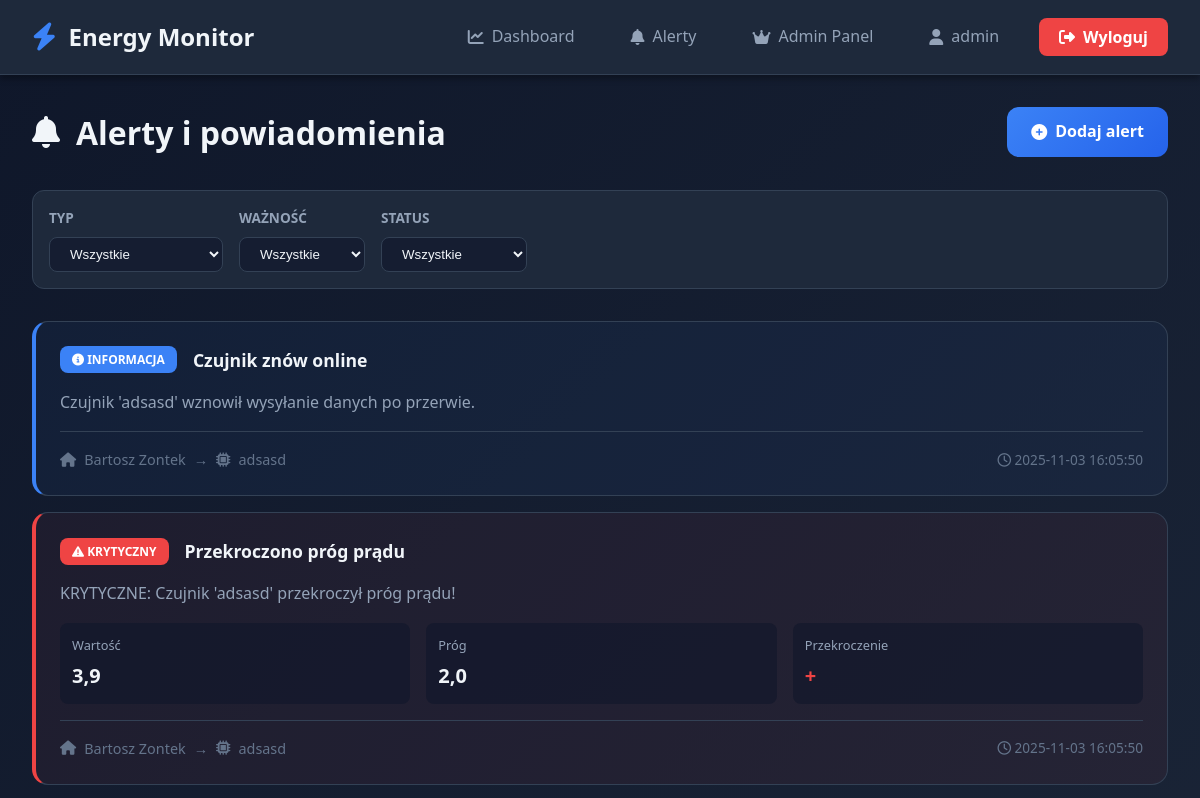
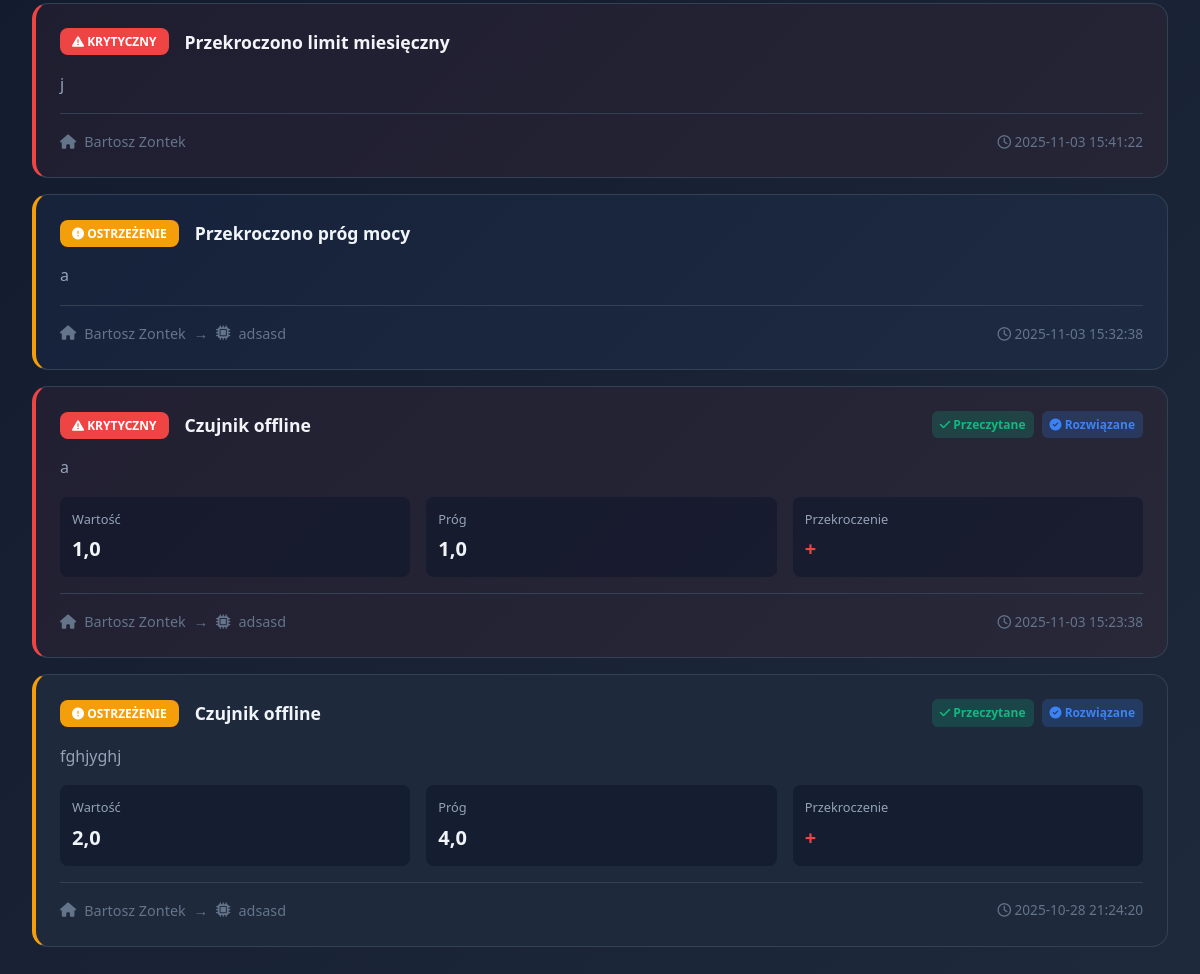
Page /api/alerts/ (signed in) on the earlier database version (2 pictures, top to bottom).
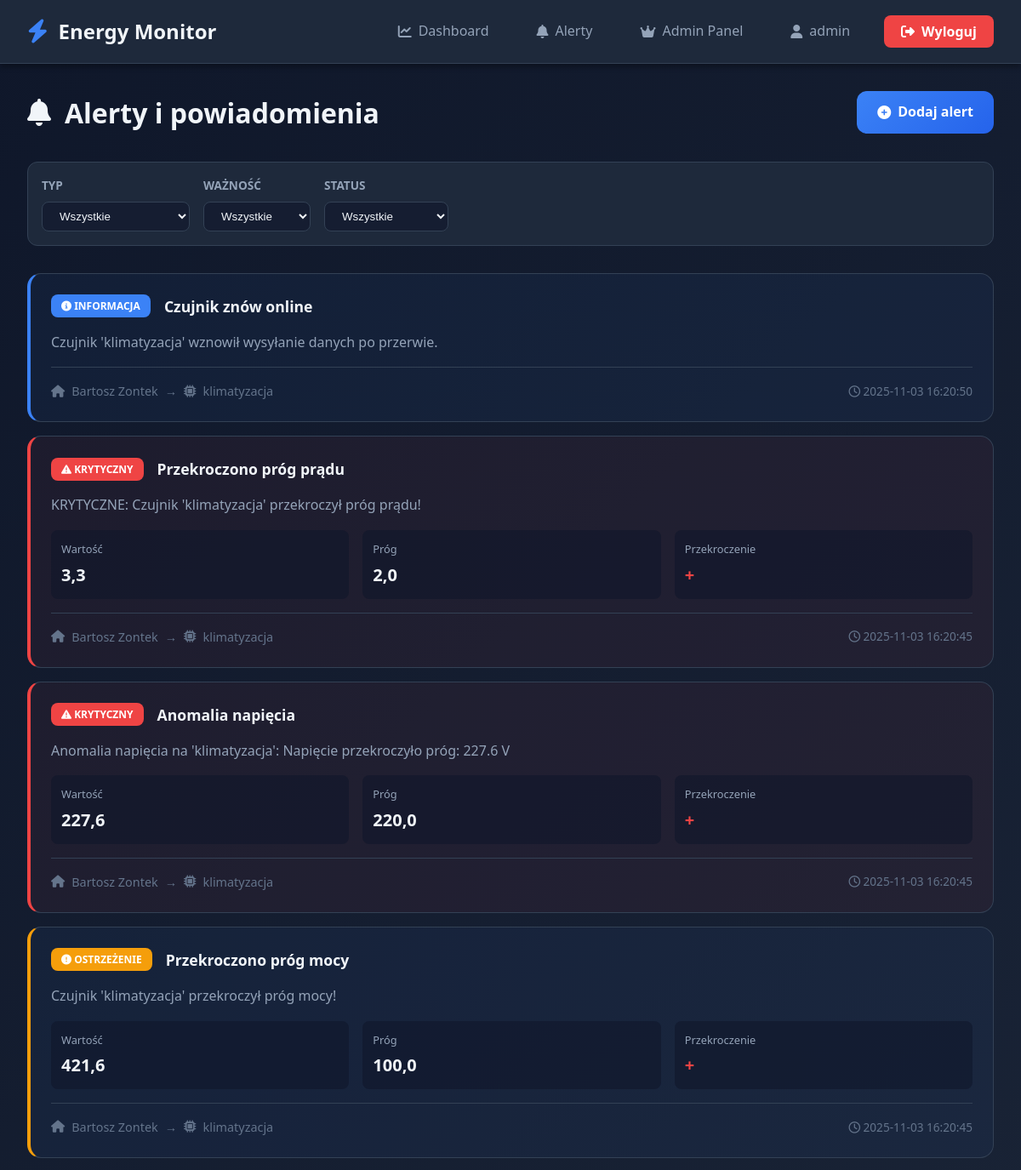
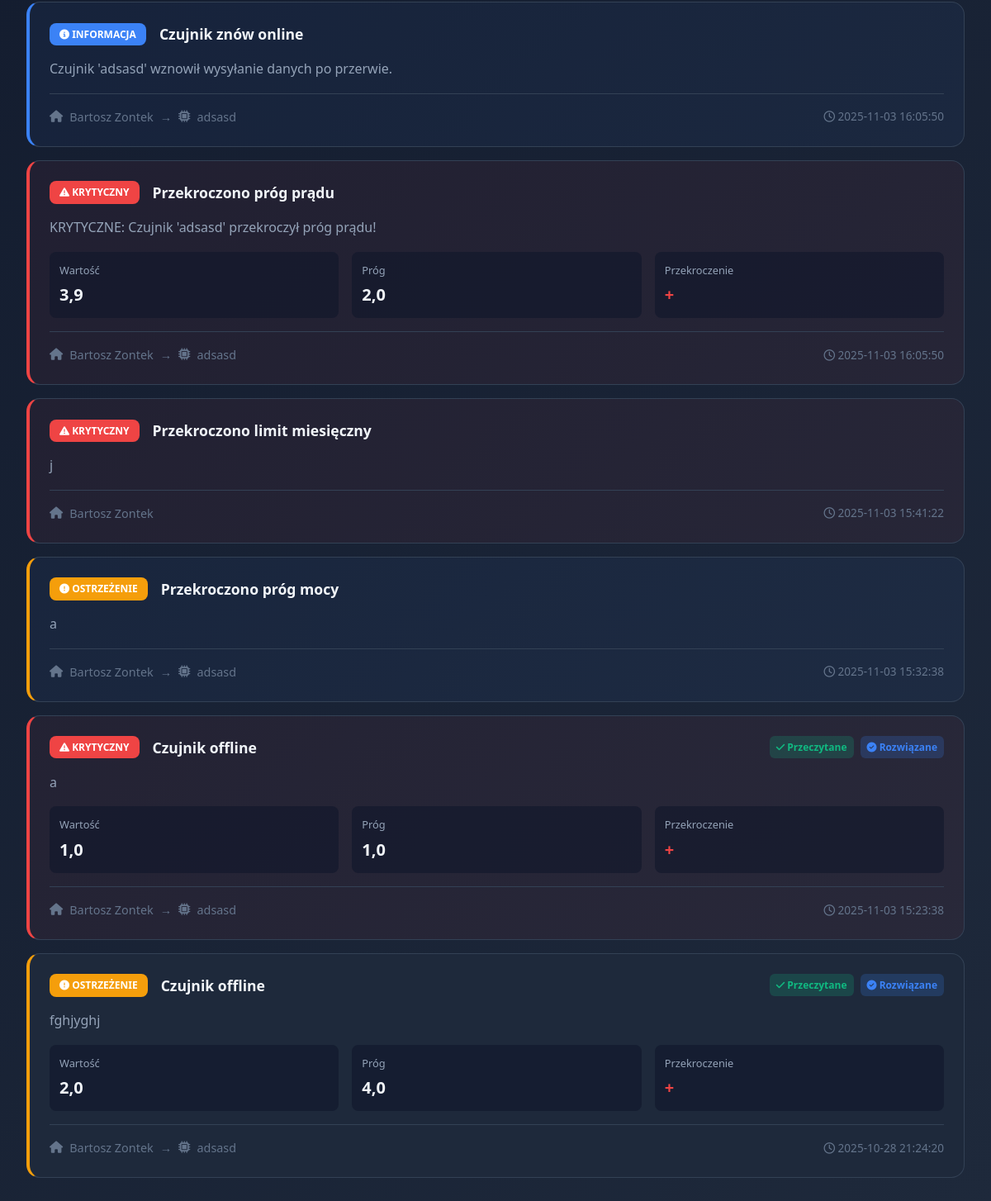
Same page on the later database version (2 pictures, top to bottom).
### sensors/models.py (models this page shows, shortened)
class Alert(models.Model):
    ALERT_TYPES = [
        ('power_high', 'Przekroczono próg mocy'),
        ('current_high', 'Przekroczono próg prądu'), # NOWY TYP
        ('voltage_anomaly', 'Anomalia napięcia'),
        ('monthly_limit', 'Przekroczono limit miesięczny'),
        ('sensor_offline', 'Czujnik offline'),
        ('sensor_online', 'Czujnik znów online'),
        ('anomaly', 'Inna anomalia'),
    ]
    SEVERITY = [
        ('info', 'Informacja'),
        ('warning', 'Ostrzeżenie'),
        ('critical', 'Krytyczny'),
    ]
    house = models.ForeignKey(House, on_delete=models.CASCADE, related_name='alerts')
    sensor = models.ForeignKey(
        Sensor,
        on_delete=models.CASCADE,
        related_name='alerts',
        null=True,
        blank=True
    )
    alert_type = models.CharField(max_length=20, choices=ALERT_TYPES, verbose_name="Typ alertu")
    severity = models.CharField(max_length=10, choices=SEVERITY, default='warning', verbose_name="Ważność")
    message = models.TextField(verbose_name="Wiadomość")
    value = models.FloatField(null=True, blank=True, verbose_name="Wartość")
    threshold = models.FloatField(null=True, blank=True, verbose_name="Próg")
    created_at = models.DateTimeField(auto_now_add=True, verbose_name="Data utworzenia")
    is_read = models.BooleanField(default=False, verbose_name="Przeczytane")
    is_resolved = models.BooleanField(default=False, verbose_name="Rozwiązane")
    email_sent = models.BooleanField(default=False, verbose_name="Email wysłany")
    class Meta:
        verbose_name = "Alert"
        verbose_name_plural = "Alerty"
        ordering = ['-created_at']
        indexes = [
            models.Index(fields=['house', '-created_at']),
            models.Index(fields=['is_read', 'is_resolved']),
        ]

class House(models.Model):
    user = models.ForeignKey(User, on_delete=models.CASCADE, related_name='houses')
    name = models.CharField(max_length=100, verbose_name="Nazwa")
    address = models.CharField(max_length=255, blank=True, verbose_name="Adres")
    created_at = models.DateTimeField(auto_now_add=True, verbose_name="Data utworzenia")
    price_per_kwh = models.FloatField(default=0.80, verbose_name="Cena za kWh [PLN]")
    monthly_limit_kwh = models.FloatField(
        null=True,
        blank=True,
        verbose_name="Limit miesięczny [kWh]",
        help_text="Alert gdy przekroczono limit"
    )
    alert_email = models.EmailField(
        blank=True,
        verbose_name="Email do alertów",
        help_text="Jeśli pusty, użyje email użytkownika"
    )
    class Meta:
        verbose_name = "Dom"
        verbose_name_plural = "Domy"
        ordering = ['name']

class Sensor(models.Model):
    house = models.ForeignKey(House, on_delete=models.CASCADE, related_name='sensors')
    sensor_id = models.CharField(
        max_length=100,
        unique=True,
        null=True,
        blank=True,
        verbose_name="ID czujnika"
    )
    name = models.CharField(max_length=100, verbose_name="Nazwa")
    description = models.TextField(blank=True, verbose_name="Opis")
    created_at = models.DateTimeField(auto_now_add=True, verbose_name="Data dodania")
    is_active = models.BooleanField(default=True, verbose_name="Aktywny")
    location = models.CharField(
        max_length=100,
        blank=True,
        verbose_name="Lokalizacja",
        help_text="Np. 'Salon', 'Kuchnia', 'Piwnica'"
    )
    icon = models.CharField(
        max_length=50,
        default='microchip',
        verbose_name="Ikona",
        help_text="Nazwa ikony Font Awesome (bez 'fa-')"
    )
    color = models.CharField(
        max_length=7,
        default='#3b82f6',
        verbose_name="Kolor",
        help_text="Hex color, np. #3b82f6"
    )
    power_threshold = models.FloatField(
        null=True,
        blank=True,
        verbose_name="Próg mocy [W]",
        help_text="Alert gdy moc przekroczy tę wartość"
    )
    current_max_threshold = models.FloatField(
        null=True,
        blank=True,
        verbose_name="Max. prąd [A]",
        help_text="Alert gdy prąd (natężenie) wzrośnie powyżej tej wartości (np. 10)"
    )
    voltage_min_threshold = models.FloatField(
        null=True,
        blank=True,
        verbose_name="Min. napięcie [V]",
        help_text="Alert gdy napięcie spadnie poniżej tej wartości"
    )
    voltage_max_threshold = models.FloatField(
        null=True,
        blank=True,
        verbose_name="Max. napięcie [V]",
        help_text="Alert gdy napięcie wzrośnie powyżej tej wartości"
    )
    offline_threshold_seconds = models.PositiveIntegerField(
        default=30, # Domyślnie 30 sekund
        verbose_name="Próg offline [s]",
        help_text="Po ilu sekundach bez pomiaru uznać czujnik za offline (np. 30)"
    )
    class Meta:
        verbose_name = "Czujnik"
        verbose_name_plural = "Czujniki"
        ordering = ['house', 'name']

### sensors/views.py (the view)
# urls.py: path('alerts/', alerts_view, name='alerts'),
@login_required
def alerts_view(request):
    alerts = Alert.objects.filter(house__user=request.user).order_by('-created_at')
    filter_type = request.GET.get('type')
    filter_severity = request.GET.get('severity')
    filter_status = request.GET.get('status')
    if filter_type: alerts = alerts.filter(alert_type=filter_type)
    if filter_severity: alerts = alerts.filter(severity=filter_severity)
    if filter_status == 'unread': alerts = alerts.filter(is_read=False)
    elif filter_status == 'resolved': alerts = alerts.filter(is_resolved=True)
    elif filter_status == 'active': alerts = alerts.filter(is_read=False, is_resolved=False)
    context = {'alerts': alerts[:50], 'filter_type': filter_type, 'filter_severity': filter_severity, 'filter_status': filter_status}
    return render(request, 'alerts.html', context)

### templates/alerts.html (shortened to what this page needs)
{% extends 'base.html' %}
{% block content %}
<div class="alerts-header">
  <h1><i class="fas fa-bell"></i> Alerty i powiadomienia</h1>
  <a href="{% url 'alert_create' %}" class="btn-create">
    <i class="fas fa-plus-circle"></i> Dodaj alert
  </a>
</div>
<div class="filters">
  <div class="filter-group">
    <label>Typ</label>
    <select class="filter-select" onchange="applyFilters('type', this.value)">
      <option value="">Wszystkie</option>
    </select>
  </div>
  <div class="filter-group">
    <label>Ważność</label>
    <select class="filter-select" onchange="applyFilters('severity', this.value)">
      <option value="">Wszystkie</option>
    </select>
  </div>
  <div class="filter-group">
    <label>Status</label>
    <select class="filter-select" onchange="applyFilters('status', this.value)">
      <option value="">Wszystkie</option>
    </select>
  </div>
</div>
{% if alerts %}
<div class="alerts-list">
  {% for alert in alerts %}
  <div class="alert-card {% if not alert.is_read %}unread{% endif %} {% if alert.severity == 'critical' %}critical{% elif alert.severity == 'warning' %}warning{% endif %}">
    <div class="alert-header">
      <div class="alert-title">
        <span class="severity-badge {{ alert.severity }}">
          {% if alert.severity == 'critical' %}
            <i class="fas fa-exclamation-triangle"></i>
          {% elif alert.severity == 'warning' %}
            <i class="fas fa-exclamation-circle"></i>
          {% else %}
            <i class="fas fa-info-circle"></i>
          {% endif %}
          {{ alert.get_severity_display }}
        </span>
        <span class="alert-type">{{ alert.get_alert_type_display }}</span>
      </div>
      <div class="alert-badges">
        {% if alert.is_read %}
          <span class="badge read"><i class="fas fa-check"></i> Przeczytane</span>
        {% endif %}
        {% if alert.is_resolved %}
          <span class="badge resolved"><i class="fas fa-check-circle"></i> Rozwiązane</span>
        {% endif %}
      </div>
    </div>
    <p class="alert-message">{{ alert.message }}</p>
    {% if alert.value and alert.threshold %}
    <div class="alert-value">
      <div class="value-box">
        <label>Wartość</label>
        <div class="value">{{ alert.value|floatformat:1 }}</div>
      </div>
      <div class="value-box">
        <label>Próg</label>
        <div class="value">{{ alert.threshold|floatformat:1 }}</div>
      </div>
      <div class="value-box">
        <label>Przekroczenie</label>
        <div class="value" style="color: #ef4444;">+{{ alert.value|floatformat:1|add:"-"|add:alert.threshold|floatformat:1 }}</div>
      </div>
    </div>
    {% endif %}
    <div class="alert-meta">
      <div class="alert-location">
        <i class="fas fa-home"></i>
        <span>{{ alert.house.name }}</span>
        {% if alert.sensor %}
          <span>→</span>
          <i class="fas fa-microchip"></i>
          <span>{{ alert.sensor.name }}</span>
        {% endif %}
      </div>
      <div class="alert-time">
        <i class="far fa-clock"></i>
        {{ alert.created_at|date:"Y-m-d H:i:s" }}
      </div>
    </div>
  </div>
  {% endfor %}
</div>
{% else %}
<div class="empty-state">
  <i class="fas fa-bell-slash"></i>
  <h3>Brak alertów</h3>
  <p>Nie masz żadnych alertów spełniających wybrane kryteria</p>
</div>
{% endif %}
{% endblock %}

### templates/base.html (shortened to what this page needs)
<!DOCTYPE html>
<html lang="pl">
<head>
  <link rel="stylesheet" href="https://cdnjs.cloudflare.com/ajax/libs/font-awesome/6.4.0/css/all.min.css">
</head>
<body>
  {% if user.is_authenticated %}
  <nav class="navbar">
    <div class="navbar-content">
      <a href="{% url 'dashboard' %}" class="navbar-brand">
        <i class="fas fa-bolt"></i>
        Energy Monitor
      </a>
      <div class="navbar-menu">
        <a href="{% url 'dashboard' %}" class="nav-link {% if request.path == '/dashboard/' %}active{% endif %}">
          <i class="fas fa-chart-line"></i>
          Dashboard
        </a>
        <a href="{% url 'alerts' %}" class="nav-link {% if request.path == '/alerts/' %}active{% endif %}">
          <i class="fas fa-bell"></i>
          Alerty
        </a>
        {% if user.is_staff %}
        <a href="{% url 'admin_dashboard' %}" class="nav-link {% if request.path == '/admin-panel/' %}active{% endif %}">
          <i class="fas fa-crown"></i>
          Admin Panel
        </a>
        {% endif %}
        <a href="{% url 'profile' %}" class="nav-link {% if request.path == '/profile/' %}active{% endif %}">
          <i class="fas fa-user"></i>
          {{ user.username }}
        </a>
        <form action="{% url 'logout' %}" method="POST" class="logout-form-wrapper">
          <button type="submit" class="btn-logout">
            <i class="fas fa-sign-out-alt"></i>
            Wyloguj
          </button>
        </form>
      </div>
    </div>
  </nav>
  {% endif %}
  <div class="container">
    {% block content %}{% endblock %}
  </div>
</body>
</html>

### templates/base.html (style rules this page uses)
* { margin: 0; padding: 0; box-sizing: border-box; }
:root { --bg-primary: #0f172a; --bg-secondary: #1e293b; --bg-tertiary: #334155; --text-primary: #f1f5f9; --text-secondary: #94a3b8; --accent: #3b82f6; --accent-hover: #2563eb; --success: #10b981; --warning: #f59e0b; --danger: #ef4444; --border: #334155; --shadow: rgba(0, 0, 0, 0.3); }
body { font-family: 'Segoe UI', Tahoma, Geneva, Verdana, sans-serif; background: linear-gradient(135deg, #0f172a 0%, #1e293b 100%); color: var(--text-primary); min-height: 100vh; line-height: 1.6; }
.navbar { background: var(--bg-secondary); border-bottom: 1px solid var(--border); padding: 1rem 2rem; position: sticky; top: 0; z-index: 1000; backdrop-filter: blur(10px); box-shadow: 0 4px 6px var(--shadow); }
.navbar-content { max-width: 1400px; margin: 0 auto; display: flex; justify-content: space-between; align-items: center; }
.navbar-brand { display: flex; align-items: center; gap: 0.75rem; font-size: 1.5rem; font-weight: 700; color: var(--text-primary); text-decoration: none; transition: transform 0.3s ease; }
.navbar-brand i { color: var(--accent); font-size: 1.75rem; }
.navbar-menu { display: flex; gap: 1.5rem; align-items: center; }
.nav-link { color: var(--text-secondary); text-decoration: none; padding: 0.5rem 1rem; border-radius: 0.5rem; transition: all 0.3s ease; display: flex; align-items: center; gap: 0.5rem; }
.btn-logout { background: var(--danger); color: white; border: none; padding: 0.5rem 1.25rem; border-radius: 0.5rem; cursor: pointer; transition: all 0.3s ease; font-weight: 600; font-family: 'Segoe UI', Tahoma, Geneva, Verdana, sans-serif; font-size: 1rem; display: inline-flex; align-items: center; gap: 0.5rem; }
.logout-form-wrapper { margin: 0; padding: 0; display: inline; }
.container { max-width: 1400px; margin: 2rem auto; padding: 0 2rem; }

Differences in the rows shown:
added Alert: severity "INFORMACJA", alert_type "Czujnik znów online", message "Czujnik 'klimatyzacja' wznowił wysyłanie danych po przerwie.", house.name "Bartosz Zontek", sensor.name "klimatyzacja", created_at "2025-11-03 16:20:50"
added Alert: severity "KRYTYCZNY", alert_type "Przekroczono próg prądu", message "KRYTYCZNE: Czujnik 'klimatyzacja' przekroczył próg prądu!", value "3,3", threshold "2,0", house.name "Bartosz Zontek", sensor.name "klimatyzacja", created_at "2025-11-03 16:20:45"
added Alert: severity "KRYTYCZNY", alert_type "Anomalia napięcia", message "Anomalia napięcia na 'klimatyzacja': Napięcie przekroczyło próg: 227.6 V", value "227,6", threshold "220,0", house.name "Bartosz Zontek", sensor.name "klimatyzacja", created_at "2025-11-03 16:20:45"
added Alert: severity "OSTRZEŻENIE", alert_type "Przekroczono próg mocy", message "Czujnik 'klimatyzacja' przekroczył próg mocy!", value "421,6", threshold "100,0", house.name "Bartosz Zontek", sensor.name "klimatyzacja", created_at "2025-11-03 16:20:45"
